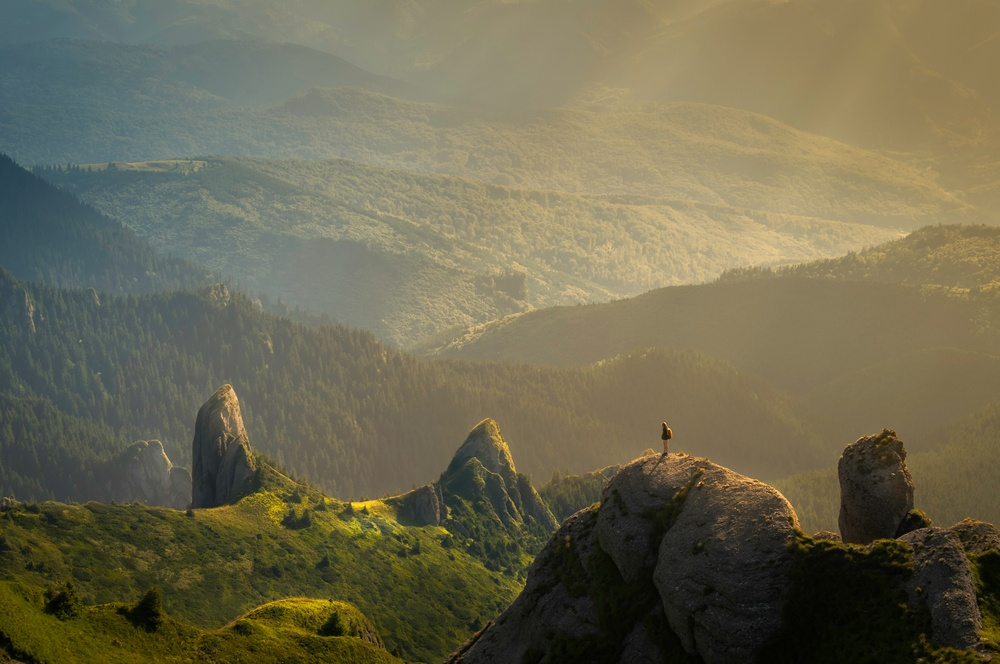
#> input picture assets/bgimage.jpg, 1000 x 664 px, shrunk from 3506 x 2329 before the run
$ python -i cartoon_filter.py   (imports and definitions only)
#> lines starting #> are read from the running program, lines starting #| are printed output that depends on the picture; after the words box and inside, x2 and y2 are one past the last pixel; in counts of white or black regions, pixels touching at a corner belong together
#> further down, picture is the input picture: shape (664, 1000, 3); mean B, G, R 80.8, 105.2, 109.7
import streamlit as st
import cv2
import numpy as np
from PIL import Image

def cartoonify(img):
    gray = cv2.cvtColor(img, cv2.COLOR_BGR2GRAY)
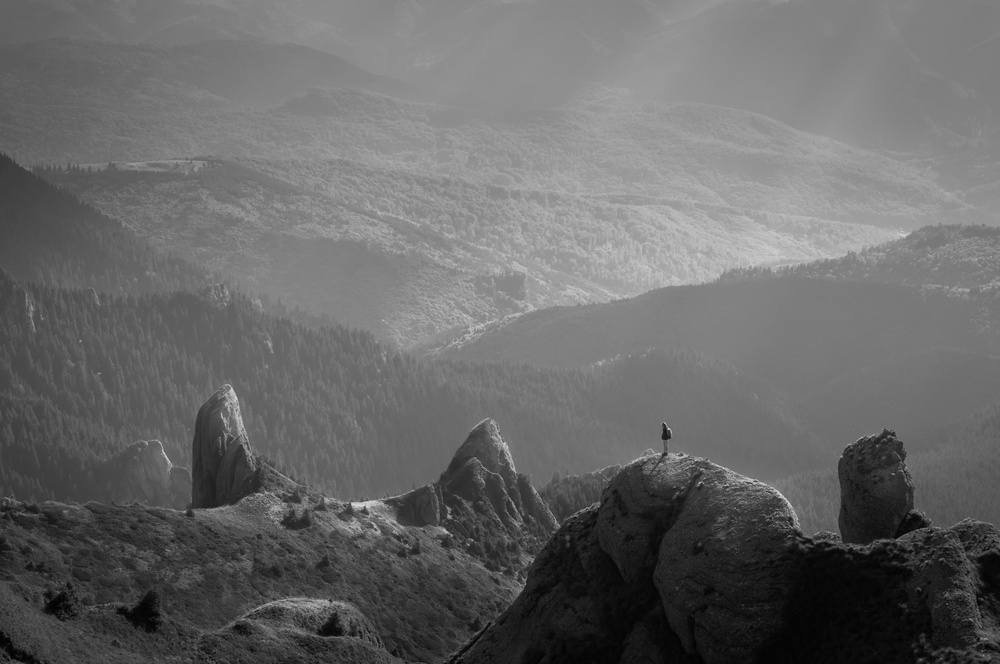
#> gray: shape (664, 1000); min 1, max 216, mean 103.8
    gray = cv2.medianBlur(gray, 5)
    edges = cv2.adaptiveThreshold(
        gray, 255, cv2.ADAPTIVE_THRESH_MEAN_C, cv2.THRESH_BINARY, 9, 9
    )
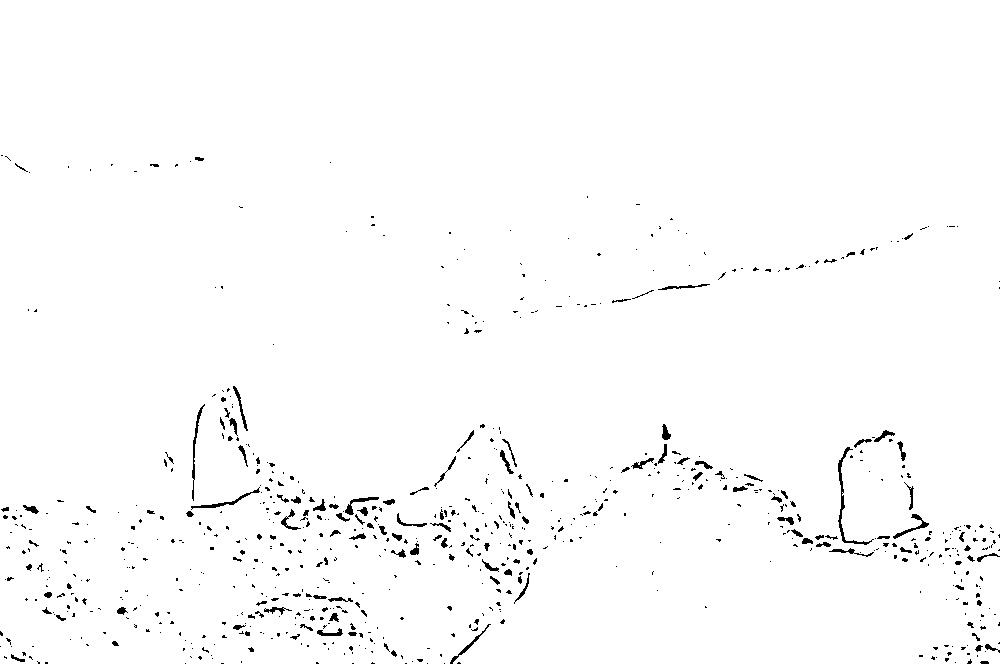
#> edges: shape (664, 1000); 98.5% white; black in thin lines or dots, all inside (x1, y1, x2, y2) = (0, 155, 1000, 664)
    color = cv2.bilateralFilter(img, 9, 300, 300)
    cartoon = cv2.bitwise_and(color, color, mask=edges)
    return cartoon

def run():
    st.header("🎨 Cartoonify Your Image")
    uploaded_file = st.file_uploader("Upload an image", type=["jpg", "jpeg", "png"], key="cartoon_upload")

    if uploaded_file:
        image = Image.open(uploaded_file)
        img_np = np.array(image)
        img_cv = cv2.cvtColor(img_np, cv2.COLOR_RGB2BGR)

        cartoon = cartoonify(img_cv)
        cartoon_rgb = cv2.cvtColor(cartoon, cv2.COLOR_BGR2RGB)

        st.image([image, cartoon_rgb], caption=["Original", "Cartoonified"], use_column_width=True)

        # Save option
        cartoon_pil = Image.fromarray(cartoon_rgb)
        st.download_button("📥 Download Cartoon Image", data=cv2.imencode('.png', cartoon_rgb)[1].tobytes(),
                           file_name="cartoonified.png", mime="image/png")

>>> import cv2
>>> picture = cv2.imread('../assets/bgimage.jpg')
>>> result = cartoonify(picture)
